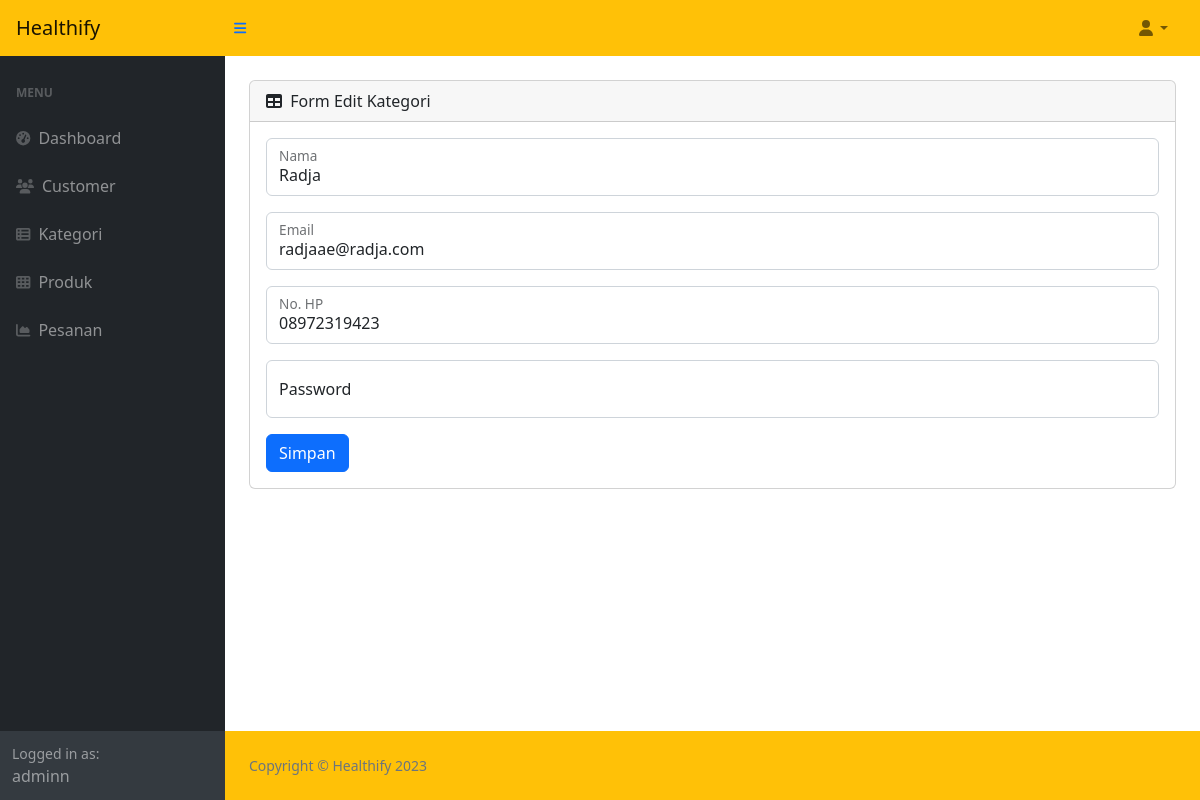
Page /admin/editcustomer.php?customer=1 (signed in) on the committed database.
### tables this page shows
CREATE TABLE `user` (
  `userid` int(11) NOT NULL,
  `name` varchar(100) NOT NULL,
  `birth` date NOT NULL,
  `email` varchar(100) NOT NULL,
  `username` varchar(20) NOT NULL,
  `password` varchar(100) NOT NULL,
  `level` enum('0','1') NOT NULL,
  `phone` varchar(15) NOT NULL,
  `address` varchar(100) DEFAULT NULL,
  `datejoined` datetime NOT NULL DEFAULT current_timestamp()
);

### admin/editcustomer.php (the view, shortened to what this page needs)
<?php
include('../connections/localhost.php');
$id = $_GET['customer'];
$result = mysqli_query($conn, "SELECT * FROM user WHERE userid=$id");
while($data = mysqli_fetch_array($result))
{
    $name = $data['name'];
    $email = $data['email'];
    $phone = $data['phone'];
}
?>
<?php include("template/header.php");?>
<?php include("template/navbar.php");?>
<div id="layoutSidenav_content">
    <main>
        <div class="container-fluid px-4">
          <div class="card mb-4 mt-4">
                <div class="card-header">
                    <i class="fas fa-table me-1"></i>
                    Form Edit Kategori
                </div>
                <div class="card-body">
                    <form action="" method="post" enctype="multipart/form-data">
                        <div class="form-floating mb-3">
                            <input name="name" type="text" class="form-control" id="floatingInput" placeholder="Nama" required value="<?php echo $name;?>">
                            <label for="floatingInput">Nama</label>
                        </div>
                        <div class="form-floating mb-3">
                            <input name="email" type="email" class="form-control" id="floatingInput" placeholder="Email" required value=<?php echo $email;?>>
                            <label for="floatingInput">Email</label>
                        </div>
                        <div class="form-floating mb-3">
                            <input name="phone" type="text" class="form-control" id="floatingInput" placeholder="Phone" required value=<?php echo $phone;?>>
                            <label for="floatingInput">No. HP</label>
                        </div>
                        <div class="form-floating mb-3">
                            <input name="password" type="password" class="form-control" id="floatingInput" placeholder="Password">
                            <label for="floatingInput">Password</label>
                        </div>
                        <input class="btn btn-primary" type="submit" name="update" value="Simpan">
                    </form>
                </div>
            </div>
        </div>
    </main>
<?php include("template/footer.php");?>

### rows in the picture
user: name "Radja", email "radjaae@radja.com", phone "08972319423"

### other values in the picture
$_SESSION['name'] "adminn"
